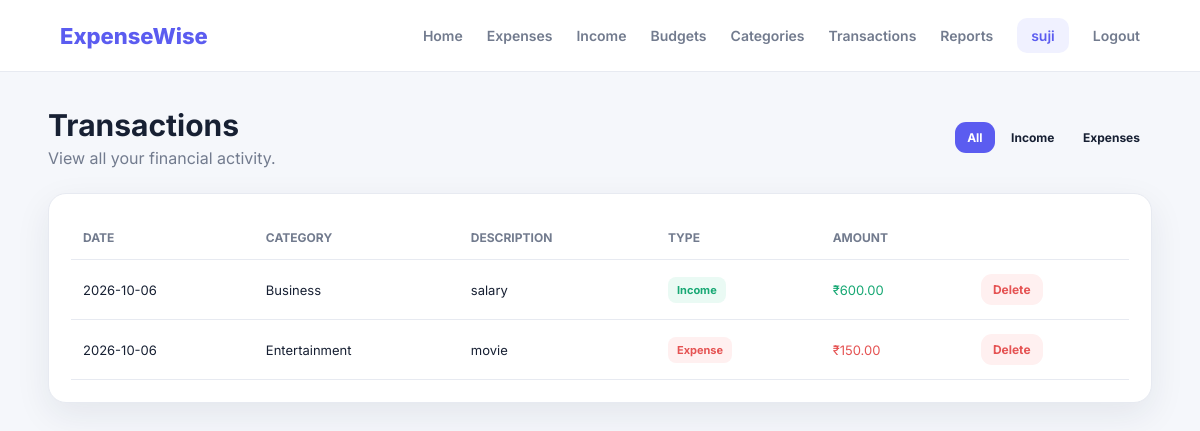
Screenshot of /transactions (signed in) with the database file from the repository.
### tables this page shows
CREATE TABLE transactions (
            id INTEGER PRIMARY KEY AUTOINCREMENT,
            user_id INTEGER NOT NULL,
            category_id INTEGER,
            type TEXT NOT NULL CHECK(type IN ('expense','income')),
            amount REAL NOT NULL,
            description TEXT,
            transaction_date TEXT NOT NULL,
            FOREIGN KEY(user_id) REFERENCES users(id) ON DELETE CASCADE,
            FOREIGN KEY(category_id) REFERENCES categories(id) ON DELETE SET NULL
        );

CREATE TABLE categories (
            id INTEGER PRIMARY KEY AUTOINCREMENT,
            user_id INTEGER NOT NULL,
            name TEXT NOT NULL,
            type TEXT NOT NULL CHECK(type IN ('expense','income')),
            UNIQUE(user_id, name, type),
            FOREIGN KEY(user_id) REFERENCES users(id) ON DELETE CASCADE
        );

### expensewise/app.py (the view)
@app.route("/transactions")
@login_required
def transactions():
    user_id = session["user_id"]
    filter_type = request.args.get("type", "all")
    conn = get_db()
    if filter_type in ("income", "expense"):
        rows = conn.execute("""
            SELECT t.*, c.name AS category_name
            FROM transactions t
            LEFT JOIN categories c ON t.category_id=c.id
            WHERE t.user_id=? AND t.type=?
            ORDER BY t.transaction_date DESC, t.id DESC
        """, (user_id, filter_type)).fetchall()
    else:
        rows = conn.execute("""
            SELECT t.*, c.name AS category_name
            FROM transactions t
            LEFT JOIN categories c ON t.category_id=c.id
            WHERE t.user_id=?
            ORDER BY t.transaction_date DESC, t.id DESC
        """, (user_id,)).fetchall()
    conn.close()
    return render_template("transactions.html", transactions=rows, filter_type=filter_type)

### expensewise/app.py (called while the page is built)
def get_db():
    conn = sqlite3.connect(DB_NAME)
    conn.row_factory = sqlite3.Row
    conn.execute("PRAGMA foreign_keys = ON")
    return conn

def login_required(view):
    @wraps(view)
    def wrapped_view(*args, **kwargs):
        if "user_id" not in session:
            flash("Please login first.", "warning")
            return redirect(url_for("login"))
        return view(*args, **kwargs)
    return wrapped_view

@app.context_processor
def inject_user():
    return {"current_user": session.get("user_name")}

### expensewise/templates/transactions.html (shortened to what this page needs)
<!DOCTYPE html>
<html lang="en">
<head>
<link rel="stylesheet" href="{{ url_for('static', filename='style.css') }}">
</head>
<body>
<nav class="navbar">
    <a class="logo" href="{{ url_for('dashboard') }}">ExpenseWise</a>
    <div class="nav-links">
        <a href="{{ url_for('dashboard') }}">Home</a>
        <a href="{{ url_for('expenses_page') }}">Expenses</a>
        <a href="{{ url_for('income_page') }}">Income</a>
        <a href="{{ url_for('budgets') }}">Budgets</a>
        <a href="{{ url_for('categories') }}">Categories</a>
        <a href="{{ url_for('transactions') }}">Transactions</a>
        <a href="{{ url_for('reports') }}">Reports</a>
        <a class="nav-user" href="{{ url_for('profile') }}">{{ current_user }}</a>
        <a href="{{ url_for('logout') }}">Logout</a>
    </div>
</nav>
<main class="container">
    <div class="page-header">
        <div><h1>Transactions</h1><p>View all your financial activity.</p></div>
        <div>
            <a class="btn btn-primary btn-small" href="{{ url_for('transactions', type='all') }}">All</a>
            <a class="btn btn-small" href="{{ url_for('transactions', type='income') }}">Income</a>
            <a class="btn btn-small" href="{{ url_for('transactions', type='expense') }}">Expenses</a>
        </div>
    </div>
    <div class="card table-card">
        {% if transactions %}
        <div class="table-wrap">
            <table>
                <thead>
                    <tr><th>Date</th><th>Category</th><th>Description</th><th>Type</th><th>Amount</th><th></th></tr>
                </thead>
                <tbody>
                {% for t in transactions %}
                <tr>
                    <td>{{ t.transaction_date }}</td>
                    <td>{{ t.category_name or "-" }}</td>
                    <td>{{ t.description or "-" }}</td>
                    <td><span class="badge badge-{{ t.type }}">{{ t.type|capitalize }}</span></td>
                    <td class="{{ 'green' if t.type == 'income' else 'red' }}">
                        ₹{{ "%.2f"|format(t.amount) }}
                    </td>
                    <td>
                        <form method="POST" action="{{ url_for('delete_transaction', transaction_id=t.id) }}" data-confirm="Delete this transaction?">
                            <button class="btn btn-danger btn-small">Delete</button>
                        </form>
                    </td>
                </tr>
                {% endfor %}
                </tbody>
            </table>
        </div>
        {% else %}<div class="empty">No transactions found.</div>{% endif %}
    </div>
</main>
</body>
</html>

### expensewise/static/style.css (style rules this page uses)
* { margin: 0; padding: 0; box-sizing: border-box; }
:root { --bg: #f5f7fb; --card: #ffffff; --text: #172033; --muted: #727b8e; --primary: #5b5cf0; --primary-dark: #4546d9; --green: #18a874; --red: #e55353; --border: #e7eaf1; --shadow: 0 12px 35px rgba(28, 35, 60, 0.08); }
body { font-family: "Inter", sans-serif; background: var(--bg); color: var(--text); min-height: 100vh; }
a { text-decoration: none; color: inherit; }
button, input, select { font: inherit; }
.navbar { height: 72px; background: #fff; border-bottom: 1px solid var(--border); display: flex; align-items: center; justify-content: space-between; padding: 0 5%; position: sticky; top: 0; z-index: 100; }
.logo { font-size: 22px; font-weight: 800; color: var(--primary); }
.nav-links { display: flex; align-items: center; gap: 24px; }
.nav-links a { color: var(--muted); font-size: 14px; font-weight: 600; }
.nav-user { background: #f0f1ff; color: var(--primary) !important; padding: 9px 14px; border-radius: 10px; }
.container { width: min(1180px, 92%); margin: 35px auto; }
.btn { display: inline-flex; justify-content: center; align-items: center; border: 0; cursor: pointer; padding: 12px 18px; border-radius: 11px; font-weight: 700; transition: .2s; }
.btn-primary { background: var(--primary); color: white; }
.btn-danger { background: #fff0f0; color: var(--red); }
.btn-small { padding: 8px 12px; font-size: 12px; }
.page-header { display: flex; justify-content: space-between; align-items: center; gap: 15px; margin-bottom: 25px; }
.page-header h1 { font-size: 30px; }
.page-header p { color: var(--muted); margin-top: 5px; }
.card { background: var(--card); border: 1px solid var(--border); border-radius: 18px; padding: 22px; box-shadow: var(--shadow); }
.green { color: var(--green); }
.red { color: var(--red); }
.table-wrap { overflow-x: auto; }
table { width: 100%; border-collapse: collapse; }
th, td { text-align: left; padding: 14px 12px; border-bottom: 1px solid var(--border); font-size: 13px; }
th { color: var(--muted); font-size: 12px; text-transform: uppercase; }
.badge { display: inline-block; padding: 6px 9px; border-radius: 8px; font-size: 11px; font-weight: 700; }
.badge-income { color: var(--green); background: #eafaf4; }
.badge-expense { color: var(--red); background: #fff0f0; }

### rows the page displays
transactions: transaction_date "2026-10-06", name "Business", description "salary", type "Income", amount "600.00"
transactions: transaction_date "2026-10-06", name "Entertainment", description "movie", type "Expense", amount "150.00"

### other values shown
{{ current_user }} "suji"
